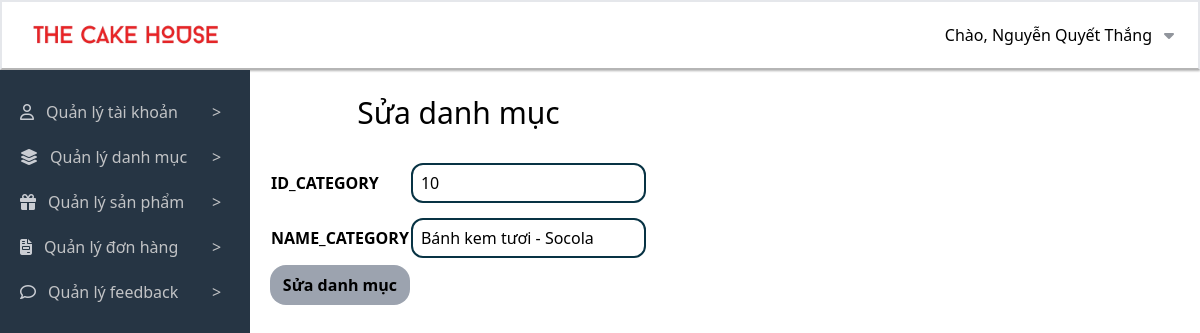
The app's page /admincp/index.php?action=quanlydanhmuc&query=sua&iddanhmuc=10 (signed in) with its own data.
### tables this page shows
CREATE TABLE `user` (
  `id` int(11) NOT NULL,
  `fullname` varchar(50) DEFAULT NULL,
  `avatar` varchar(200) DEFAULT NULL,
  `email` varchar(150) DEFAULT NULL,
  `phone` varchar(20) DEFAULT NULL,
  `address` varchar(200) DEFAULT NULL,
  `password` varchar(32) DEFAULT NULL,
  `role_id` int(11) DEFAULT NULL,
  `deleted` int(11) DEFAULT NULL
);

CREATE TABLE `category` (
  `id` int(11) NOT NULL,
  `name` varchar(100) DEFAULT NULL
);

### admincp/modules/quanlydanhmuc/sua.php (the view)
<?php
if (isset($_GET['iddanhmuc'])) {
    $iddanhmuc = $_GET['iddanhmuc'];
    $sql_sua_dm = "SELECT * FROM category WHERE id = '$iddanhmuc' LIMIT 1";
    $sql_sua_danhmuc = mysqli_query($conn, $sql_sua_dm);
    if ($sql_sua_danhmuc && mysqli_num_rows($sql_sua_danhmuc) > 0) {
        $row = mysqli_fetch_array($sql_sua_danhmuc);
    } else {
        echo "User not found.";
        exit();
    }
} else {
    echo "Invalid request.";
    exit();
}
?>
<table class="mt-5 ml-5 h-[150px]">
    <caption class="text-[30px] font-medium mb-5">Sửa danh mục</caption>
    <form
        action="modules/quanlydanhmuc/xuly.php?iddanhmuc=<?php echo $row['id'] ?>"
        method="post">
        <tr>
            <td class="font-semibold"><label for="id_cate">ID_CATEGORY</label></td>
            <td><input class="h-[40px] border-cyan-950 border-2 rounded-xl indent-2" type="text" name="id_cate" value="<?php echo $row['id'] ?>">
            </td>
        </tr>
        <tr>
            <td class="font-semibold"><label for="name_cate">NAME_CATEGORY</label></td>
            <td><input class="h-[40px] border-cyan-950 border-2 rounded-xl indent-2" type="text" name="name_cate" value="<?php echo $row['name'] ?>">
            </td>
        </tr>
        <tr>
            <td class="text-center h-[40px] w-[50px] bg-gray-400 rounded-2xl font-semibold" ><input type="submit" name="suadanhmuc" value="Sửa danh mục"></td>
        </tr>
    </form>
</table>

### admincp/modules/header.php (shortened to what this page needs)
<?php
include('config/connect.php');
?>
<div class="header flex flex-col w-full">
  <div class="h-[70px] flex justify-between px-6 header__inner border-2 border-b-[#B5B5B5] shadow-sm shadow-[#B5B5B5]">
    <div class="left flex items-center">
      <a class="flex" href="../index.php">
        <img class="logo_header max-w-[200px] max-h-[70px] mr-12" src="../images/logo-1.png" alt="Logo" />
      </a>
    </div>
    <div class="right relative flex items-center cursor-default">
      <div class="flex">
        <p>Chào,
          <?php
          if(isset($_SESSION['user_id'])) {
              $user_id = $_SESSION['user_id'];
              $sql = "SELECT fullname FROM user WHERE id = ? LIMIT 1";
              $stmt = mysqli_prepare($conn, $sql);
              mysqli_stmt_bind_param($stmt, "i", $user_id);
              mysqli_stmt_execute($stmt);
              $result = mysqli_stmt_get_result($stmt);
              if ($result && mysqli_num_rows($result) > 0) {
                  $row = mysqli_fetch_assoc($result);
                  echo htmlspecialchars($row['fullname']);
              } else {
                  echo "Guest";
              }
          } else {
              echo "Guest";
          }
?>
        </p>
        <div class="ml-3">
          <i class="fa-solid fa-caret-down" style="color: #91959c;"></i>
        </div>
      </div>
    </div>
  </div>
</div>

### records on screen
user: fullname "Nguyễn Quyết Thắng"
category: id_cate "10", name_cate "Bánh kem tươi - Socola"
